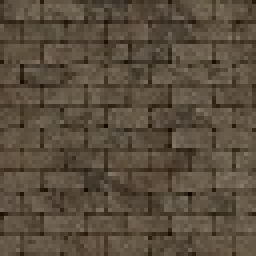
//> input picture textures/brickwall.jpg, 64 x 64 px (shown 4 times larger)
$ ./Texture_Composition   (built with g++ and OpenCV 4)
//> lines starting //> are read from the running program, lines starting //| are printed output that depends on the picture
### pixel_based_full_search.h
#pragma once
#ifndef _TS_TEXSYN_H
#define _TS_TEXSYN_H

#define TS_IN_XMAX 100
#define TS_IN_YMAX 100

#define TS_OUT_XMAX 400
#define TS_OUT_YMAX 400

#define LEVEL 5  //뫝뢣됶몴뱗궻깒긹깑

#endif
#include <opencv2/opencv.hpp>

using namespace cv;

class pixel_based_full_search
{
public:
	int ts_full_search(int nbr,
		int in_cyc, Mat input, Mat input_before,
		unsigned int out_seed, Mat output, Mat output_before,
		int isok, int i);
	void full_search_first(int nbr, int in_cyc, unsigned int out_seed, Mat input, Mat output);
};

### pixel_based_full_search.cpp
#include "pixel_based_full_search.h"
#include <stdio.h>
#include <stdlib.h>

int pixel_based_full_search::ts_full_search(int nbr,
    int in_cyc, Mat input, Mat input_before,
    unsigned int out_seed, Mat output, Mat output_before,
    int isok, int i)
{
	/* 初期処理 */
	int in_x_min, in_x_max;
	int in_y_min, in_y_max;
    isok = 0;
    printf("loop: %d\n", i + 1);

	// 入力テクスチャの探索範囲
	// 環状でない
	if (in_cyc == 0) {
		in_x_min = nbr;
		in_x_max = input.cols - nbr;
		in_y_min = nbr;
		in_y_max = input.rows;
	}
	// 環状である
	else {
		in_x_min = 0;
		in_x_max = input.cols;
		in_y_min = 0;
		in_y_max = input.rows;
	}

	// 出力テクスチャの初期化
	srand(out_seed);
	for (int oy = 0; oy < output.rows; oy++) {
		for (int ox = 0; ox < output.cols; ox++) {
			for (int c = 0; c < 3; c++) {
                output.at<Vec3b>(oy, ox)[c] = input.at<Vec3b>(rand() % input.rows, rand() % input.cols)[c];
			}
		}
	}

	/* 出力テクスチャの合成 */

	// 近隣画素群中の画素数
	int pxn = ((2 * nbr + 1) * (2 * nbr + 1)) / 2;
	printf("ts_full_search():nbr = %d, pxn = %d\n", nbr, pxn);

	// 最大 SSD (sum of squared differences) 値
	int ssd_max = 3 * 255 * 255 * pxn;

    // 出力テクスチャの画素のループ
    for (int oy = 0; oy < output.rows; oy++) {
        for (int ox = 0; ox < output.cols; ox++) {

            // 最小 SSD 値の初期化
            int ssd_min = ssd_max;

            // 入力テクスチャの選択画素の初期化
            int ix_s = -1;
            int iy_s = -1;

            // 入力テクスチャ上の探索
            for (int iy = in_y_min; iy < in_y_max; iy++) {
                for (int ix = in_x_min; ix < in_x_max; ix++) {

                    // 近隣画素群の SSD 値の計算
                    int s;
                    int ssd = 0;
                    for (int ny = (-nbr); ny <= 0; ny++) {
                        for (int nx = (-nbr); nx <= nbr; nx++) {
                            // 近隣画素群の中心に来たら計算終了
                            if ((ny == 0) && (nx == 0)) {
                                break;
                            }
                            // 計算
                            for (int c = 0; c < 3; c++) {
                                s = (int)output.at<Vec3b>((oy + ny + output.rows) % output.rows,(ox + nx + output.cols) % output.cols)[c]
                                    - (int)input.at<Vec3b>((iy + ny + input.rows) % input.rows,(ix + nx + input.cols) % input.cols)[c];
                                ssd += (s * s);
                            }
                        }
                    }

                    // 最小 SSD 値と入力テクスチャの選択画素の更新
                    if (ssd_min > ssd) {
                        ssd_min = ssd;
                        ix_s = ix;
                        iy_s = iy;
                    }

                } // ix
            } // iy

            /* 前一段階の画像の対応位置の画素のSSDを求める、正方形の近隣画素群を用いる */
            int new_ix_s = ix_s / 2;
            int new_iy_s = iy_s / 2;
            int new_ox = ox / 2;
            int new_oy = oy / 2;
            int new_s;
            int new_ssd = 0;
            for (int i = new_iy_s - nbr; i < new_iy_s + nbr; i++) {
                for (int j = new_ix_s - nbr; j < new_ix_s + nbr; j++) {
                    for (int c = 0; c < 3; c++) {
                        new_s = (int)output_before.at<Vec3b>((new_oy + i + output_before.rows) % output_before.rows, (new_ox + j + output_before.cols) % output_before.cols)[c]
                            - (int)input_before.at<Vec3b>((new_iy_s + i + input_before.rows) % input_before.rows, (new_ix_s + j + input_before.cols) % input_before.cols)[c];
                        new_ssd += (new_s * new_s);
                    }
                }
            }

            // 出力テクスチャの画素色
            if (ssd_min == ssd_max) {  // 入力テクスチャの画素が選択されていない
                for (int c = 0; c < 3; c++) {
                    output.at<Vec3b>(oy, ox)[c] = 0;
                }
            }
            /* 前一段階の画像の対応位置の画素のSSDが小さいであればその画素の色を使う */
            else if (ssd_min > new_ssd) {
                for (int c = 0; c < 3; c++) {
                    output.at<Vec3b>(oy, ox)[c] = input_before.at<Vec3b>(new_iy_s, new_ix_s)[c];
                }
            }
            else {                      // 入力テクスチャの画素が選択されている
                for (int c = 0; c < 3; c++) {
                    output.at<Vec3b>(oy, ox)[c] = input.at<Vec3b>(iy_s, ix_s)[c];
                }
            }

        }
    }

    return isok;
}

void pixel_based_full_search::full_search_first(int nbr, int in_cyc, unsigned int out_seed, Mat input, Mat output)
{
    /* 初期処理 */
    int in_x_min, in_x_max;
    int in_y_min, in_y_max;
    printf("loop: 1\n");

    // 入力テクスチャの探索範囲
    // 環状でない
    if (in_cyc == 0) {
        in_x_min = nbr;
        in_x_max = input.cols - nbr;
        in_y_min = nbr;
        in_y_max = input.rows;
    }
    // 環状である
    else {
        in_x_min = 0;
        in_x_max = input.cols;
        in_y_min = 0;
        in_y_max = input.rows;
    }

    // 出力テクスチャの初期化
    srand(out_seed);
    for (int oy = 0; oy < output.rows; oy++) {
        for (int ox = 0; ox < output.cols; ox++) {
            for (int c = 0; c < 3; c++) {
                output.at<Vec3b>(oy, ox)[c] = input.at<Vec3b>(rand() % input.rows, rand() % input.cols)[c];
            }
        }
    }

    /* 出力テクスチャの合成 */

    // 近隣画素群中の画素数
    int pxn = ((2 * nbr + 1) * (2 * nbr + 1)) / 2;
    printf("ts_full_search():nbr = %d, pxn = %d\n", nbr, pxn);

    // 最大 SSD (sum of squared differences) 値
    int ssd_max = 3 * 255 * 255 * pxn;

    // 出力テクスチャの画素のループ
    for (int oy = 0; oy < output.rows; oy++) {
        for (int ox = 0; ox < output.cols; ox++) {

            // 最小 SSD 値の初期化
            int ssd_min = ssd_max;

            // 入力テクスチャの選択画素の初期化
            int ix_s = -1;
            int iy_s = -1;

            // 入力テクスチャ上の探索
            for (int iy = in_y_min; iy < in_y_max; iy++) {
                for (int ix = in_x_min; ix < in_x_max; ix++) {

                    // 近隣画素群の SSD 値の計算
                    int s;
                    int ssd = 0;
                    for (int ny = (-nbr); ny <= 0; ny++) {
                        for (int nx = (-nbr); nx <= nbr; nx++) {
                            // 近隣画素群の中心に来たら計算終了
                            if ((ny == 0) && (nx == 0)) {
                                break;
                            }
                            // 計算
                            for (int c = 0; c < 3; c++) {
                                s = (int)output.at<Vec3b>((oy + ny + output.rows) % output.rows, (ox + nx + output.cols) % output.cols)[c]
                                    - (int)input.at<Vec3b>((iy + ny + input.rows) % input.rows, (ix + nx + input.cols) % input.cols)[c];
                                ssd += (s * s);
                            }
                        }
                    }

                    // 最小 SSD 値と入力テクスチャの選択画素の更新
                    if (ssd_min > ssd) {
                        ssd_min = ssd;
                        ix_s = ix;
                        iy_s = iy;
                    }

                } // ix
            } // iy

            // 出力テクスチャの画素色
            if (ssd_min == ssd_max) {  // 入力テクスチャの画素が選択されていない
                for (int c = 0; c < 3; c++) {
                    output.at<Vec3b>(oy, ox)[c] = 0;
                }
            }
            else {                      // 入力テクスチャの画素が選択されている
                for (int c = 0; c < 3; c++) {
                    output.at<Vec3b>(oy, ox)[c] = input.at<Vec3b>(iy_s, ix_s)[c];
                }
            }

        }
    }
}

### Texture Composition.cpp
#include <iostream>
#include <stdio.h>
#include <time.h>
#include <vector>
#include <opencv2/opencv.hpp>
#include "pixel_based_full_search.h"

using namespace std;
using namespace cv;

#pragma region Global Variable
int TS_nbr = 3;
int TS_in_cyc = 0;
int TS_in_x;
int TS_in_y;
unsigned int TS_out_seed = 1;
int TS_out_x = 100;
int TS_out_y = 100;
#pragma endregion

int main()
{
    Mat intex_cv;  //入力画像
    Mat outtex_cv(TS_out_y, TS_out_x, CV_8UC3);  //出力画像の初期化
    vector <Mat>image_pyr_in;  //入力多重解像度画像の容器
    vector <Mat>image_pyr_out;  //出力多重解像度画像の容器
    Mat intex_pyr;  //入力多重解像度画像
    Mat outtex_pyr;  //出力多重解像度画像

    //時間
    clock_t time_start, time_end;
    double  time_sec;
    int     time_m;
    double  time_s;

    printf("main() --> start\n\n");
    time_start = clock();

    //入力画像の読み込み
    intex_cv = imread("./textures/brickwall.jpg");
//> intex_cv is the input picture: 64 rows x 64 cols, CV_8UC3; mean B, G, R 61.3, 77.3, 89.7
    TS_in_x = intex_cv.cols;
//> TS_in_x = 64
    TS_in_y = intex_cv.rows;
//> TS_in_y = 64
    namedWindow("input", CV_WINDOW_AUTOSIZE);
    imshow("input", intex_cv);
    printf("intex_cv.cols * rows = %d * %d\n\n", intex_cv.cols, intex_cv.rows);
//| intex_cv.cols * rows = 64 * 64

    //多重解像度
    printf("multi resolution start.\n");
    for (int i = LEVEL; i > 0; i--) {
        printf("level= %d\n", i);
        resize(intex_cv, intex_pyr, Size(), pow(0.5, i - 1), pow(0.5, i - 1));
        resize(outtex_cv, outtex_pyr, Size(), pow(0.5, i - 1), pow(0.5, i - 1));
        image_pyr_in.push_back(intex_pyr);
        image_pyr_out.push_back(outtex_pyr);
    }
//> outtex_cv: 100 rows x 100 cols, CV_8UC3; every value is 0
    printf("multi resolution completed.\n\n");

    /* 全探索アルゴリズム */
    printf("full search start.\n");
    int isok = 0;
    pixel_based_full_search full_search;  //初回の探索
    full_search.full_search_first(TS_nbr, TS_in_cyc, TS_out_seed, image_pyr_in[0], image_pyr_out[0]);
    for (int i = 1; i < LEVEL; i++) {
        full_search.ts_full_search(TS_nbr,
            TS_in_cyc, image_pyr_in[i], image_pyr_in[i - 1],
            TS_out_seed, image_pyr_out[i], image_pyr_out[i - 1],
            isok, i);
        if (isok != 0) {
            printf("err : main() -> ts_full_search()\n");
            return -1;
        }
    }
//> this loop made 4 passes
//> in_x_max in ts_full_search on passes 1 to 4: 5, 13, 29, 61
//| loop: 2
//| ts_full_search():nbr = 3, pxn = 24
//| ts_full_search():nbr = 3, pxn = 24
//| loop: 4
//| ts_full_search():nbr = 3, pxn = 24
//| ts_full_search():nbr = 3, pxn = 24
    printf("full search completed.\n\n");

    //出力画像
    outtex_cv = image_pyr_out[LEVEL - 1].clone();
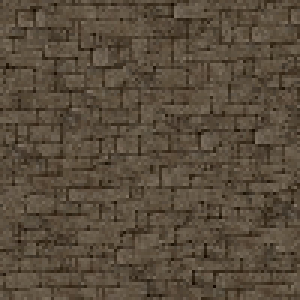
//> outtex_cv: 100 rows x 100 cols, CV_8UC3 (shown 3 times larger); mean B, G, R 59.7, 75.8, 88.7
    cv::imwrite("./textures/brickwall_out_level5_nbr3.jpg", outtex_cv);
    cv::namedWindow("output", CV_WINDOW_AUTOSIZE);
    cv::imshow("output", outtex_cv);
    printf("outtex_cv.cols * rows = %d * %d\n", outtex_cv.cols, outtex_cv.rows);
//| outtex_cv.cols * rows = 100 * 100

    time_end = clock();
    time_sec = (double)(time_end - time_start) / (double)CLOCKS_PER_SEC;
    time_m = (int)(time_sec / 60.0);
    time_s = time_sec - (double)time_m * 60.0;
    printf("main() : time >> %lf sec. = %d min. %lf sec.\n\n", time_sec, time_m, time_s);
    printf("main() <---- end\n");

    cv::waitKey(0);
    return 0;
}
